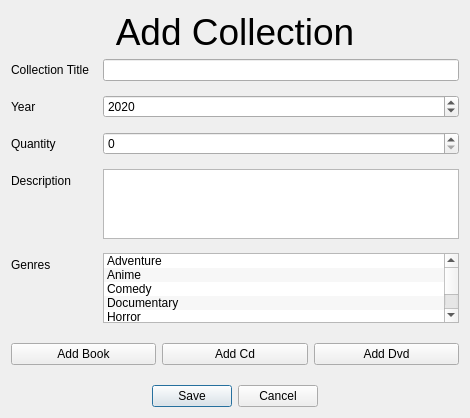
<?xml version="1.0" encoding="UTF-8"?>
<ui version="4.0">
 <class>CollectionDialog</class>
 <widget class="QDialog" name="CollectionDialog">
  <property name="geometry">
   <rect>
    <x>0</x>
    <y>0</y>
    <width>470</width>
    <height>417</height>
   </rect>
  </property>
  <property name="windowTitle">
   <string>Dialog</string>
  </property>
  <property name="modal">
   <bool>true</bool>
  </property>
  <layout class="QVBoxLayout" name="verticalLayout">
   <item>
    <widget class="QLabel" name="titleLabel">
     <property name="font">
      <font>
       <pointsize>28</pointsize>
      </font>
     </property>
     <property name="text">
      <string>Add Collection</string>
     </property>
     <property name="alignment">
      <set>Qt::AlignCenter</set>
     </property>
    </widget>
   </item>
   <item>
    <layout class="QFormLayout" name="formLayout">
     <property name="horizontalSpacing">
      <number>14</number>
     </property>
     <property name="verticalSpacing">
      <number>14</number>
     </property>
     <item row="0" column="0">
      <widget class="QLabel" name="label">
       <property name="text">
        <string>Collection Title</string>
       </property>
      </widget>
     </item>
     <item row="0" column="1">
      <widget class="QLineEdit" name="collectionTitle"/>
     </item>
     <item row="1" column="0">
      <widget class="QLabel" name="label_4">
       <property name="text">
        <string>Year</string>
       </property>
      </widget>
     </item>
     <item row="1" column="1">
      <widget class="QSpinBox" name="collectionYearSpinbox">
       <property name="minimum">
        <number>1900</number>
       </property>
       <property name="maximum">
        <number>2100</number>
       </property>
       <property name="value">
        <number>2020</number>
       </property>
      </widget>
     </item>
     <item row="2" column="0">
      <widget class="QLabel" name="label_2">
       <property name="text">
        <string>Quantity</string>
       </property>
      </widget>
     </item>
     <item row="2" column="1">
      <widget class="QSpinBox" name="collectionQuantitySpinbox"/>
     </item>
     <item row="3" column="0">
      <widget class="QLabel" name="label_8">
       <property name="text">
        <string>Description</string>
       </property>
      </widget>
     </item>
     <item row="3" column="1">
      <widget class="QTextEdit" name="collectionDescriptionTextEdit"/>
     </item>
     <item row="4" column="0">
      <widget class="QLabel" name="label_3">
       <property name="text">
        <string>Genres</string>
       </property>
      </widget>
     </item>
     <item row="4" column="1">
      <widget class="QListWidget" name="collectionGenreList">
       <property name="alternatingRowColors">
        <bool>true</bool>
       </property>
       <property name="selectionMode">
        <enum>QAbstractItemView::MultiSelection</enum>
       </property>
       <property name="spacing">
        <number>3</number>
       </property>
       <property name="sortingEnabled">
        <bool>true</bool>
       </property>
       <item>
        <property name="text">
         <string>Adventure</string>
        </property>
       </item>
       <item>
        <property name="text">
         <string>Anime</string>
        </property>
       </item>
       <item>
        <property name="text">
         <string>Comedy</string>
        </property>
       </item>
       <item>
        <property name="text">
         <string>Documentary</string>
        </property>
       </item>
       <item>
        <property name="text">
         <string>Horror</string>
        </property>
       </item>
       <item>
        <property name="text">
         <string>Romance</string>
        </property>
       </item>
      </widget>
     </item>
    </layout>
   </item>
   <item>
    <layout class="QHBoxLayout" name="horizontalLayout">
     <property name="topMargin">
      <number>14</number>
     </property>
     <property name="bottomMargin">
      <number>14</number>
     </property>
     <item>
      <widget class="QPushButton" name="addBookPushButton">
       <property name="text">
        <string>Add Book</string>
       </property>
      </widget>
     </item>
     <item>
      <widget class="QPushButton" name="addCdPushButton">
       <property name="text">
        <string>Add Cd</string>
       </property>
      </widget>
     </item>
     <item>
      <widget class="QPushButton" name="addDvdPushButton">
       <property name="text">
        <string>Add Dvd</string>
       </property>
      </widget>
     </item>
    </layout>
   </item>
   <item>
    <widget class="QDialogButtonBox" name="acceptButtonBox">
     <property name="standardButtons">
      <set>QDialogButtonBox::Cancel|QDialogButtonBox::Save</set>
     </property>
     <property name="centerButtons">
      <bool>true</bool>
     </property>
    </widget>
   </item>
  </layout>
 </widget>
 <resources/>
 <connections>
  <connection>
   <sender>acceptButtonBox</sender>
   <signal>accepted()</signal>
   <receiver>CollectionDialog</receiver>
   <slot>accept()</slot>
   <hints>
    <hint type="sourcelabel">
     <x>402</x>
     <y>570</y>
    </hint>
    <hint type="destinationlabel">
     <x>500</x>
     <y>442</y>
    </hint>
   </hints>
  </connection>
  <connection>
   <sender>acceptButtonBox</sender>
   <signal>rejected()</signal>
   <receiver>CollectionDialog</receiver>
   <slot>reject()</slot>
   <hints>
    <hint type="sourcelabel">
     <x>402</x>
     <y>570</y>
    </hint>
    <hint type="destinationlabel">
     <x>500</x>
     <y>442</y>
    </hint>
   </hints>
  </connection>
 </connections>
</ui>
